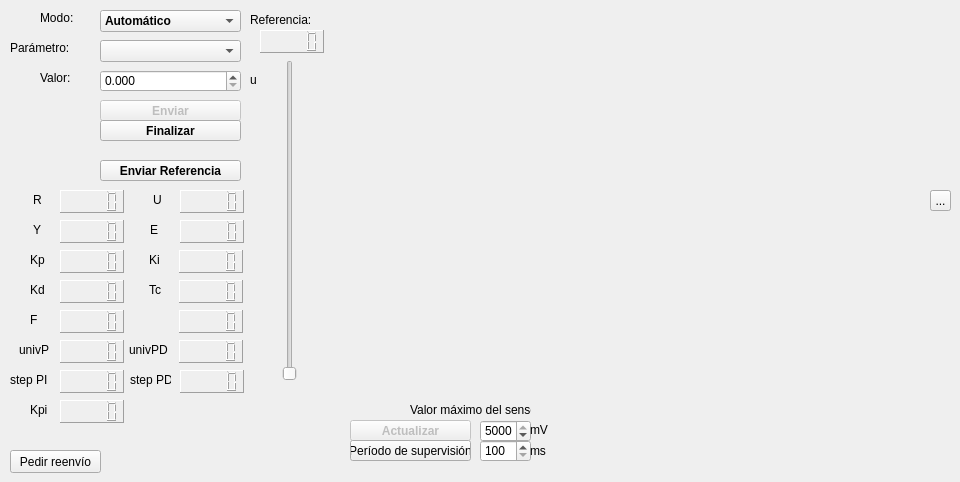
    <widget class="QWidget" name="page_2">
     <widget class="QToolButton" name="btnPlay">
      <property name="enabled">
       <bool>false</bool>
      </property>
      <property name="geometry">
       <rect>
        <x>930</x>
        <y>190</y>
        <width>21</width>
        <height>21</height>
       </rect>
      </property>
      <property name="toolTip">
       <string>Reanudar</string>
      </property>
      <property name="text">
       <string>...</string>
      </property>
      <property name="icon">
       <iconset resource="myResource.qrc">
        <normaloff>:/play.png</normaloff>:/play.png</iconset>
      </property>
     </widget>
     <widget class="QSlider" name="verticalSlider">
      <property name="geometry">
       <rect>
        <x>280</x>
        <y>60</y>
        <width>20</width>
        <height>321</height>
       </rect>
      </property>
      <property name="toolTip">
       <string>Cambiar Referencia</string>
      </property>
      <property name="maximum">
       <number>1023</number>
      </property>
      <property name="orientation">
       <enum>Qt::Vertical</enum>
      </property>
     </widget>
     <widget class="QLabel" name="label_4">
      <property name="geometry">
       <rect>
        <x>40</x>
        <y>10</y>
        <width>53</width>
        <height>16</height>
       </rect>
      </property>
      <property name="layoutDirection">
       <enum>Qt::RightToLeft</enum>
      </property>
      <property name="text">
       <string>Modo:</string>
      </property>
     </widget>
     <widget class="QComboBox" name="comboBox">
      <property name="geometry">
       <rect>
        <x>100</x>
        <y>10</y>
        <width>141</width>
        <height>22</height>
       </rect>
      </property>
      <property name="font">
       <font>
        <weight>75</weight>
        <bold>true</bold>
       </font>
      </property>
      <item>
       <property name="text">
        <string>Automático</string>
       </property>
      </item>
      <item>
       <property name="text">
        <string>Manual</string>
       </property>
      </item>
     </widget>
     <widget class="QLCDNumber" name="lcdNumber">
      <property name="geometry">
       <rect>
        <x>260</x>
        <y>30</y>
        <width>64</width>
        <height>23</height>
       </rect>
      </property>
      <property name="frameShape">
       <enum>QFrame::Panel</enum>
      </property>
      <property name="lineWidth">
       <number>1</number>
      </property>
      <property name="smallDecimalPoint">
       <bool>false</bool>
      </property>
      <property name="segmentStyle">
       <enum>QLCDNumber::Filled</enum>
      </property>
     </widget>
     <widget class="QLCDNumber" name="lcdP">
      <property name="geometry">
       <rect>
        <x>60</x>
        <y>250</y>
        <width>64</width>
        <height>23</height>
       </rect>
      </property>
      <property name="toolTip">
       <string>Ganancia proporcional</string>
      </property>
      <property name="frameShape">
       <enum>QFrame::Panel</enum>
      </property>
     </widget>
     <widget class="QLCDNumber" name="lcdD">
      <property name="geometry">
       <rect>
        <x>60</x>
        <y>280</y>
        <width>64</width>
        <height>23</height>
       </rect>
      </property>
      <property name="toolTip">
       <string>Ganancia derivativa</string>
      </property>
      <property name="frameShape">
       <enum>QFrame::Panel</enum>
      </property>
     </widget>
     <widget class="QComboBox" name="cbParametros">
      <property name="geometry">
       <rect>
        <x>100</x>
        <y>40</y>
        <width>141</width>
        <height>22</height>
       </rect>
      </property>
      <property name="font">
       <font>
        <weight>75</weight>
        <bold>true</bold>
       </font>
      </property>
     </widget>
     <widget class="QLabel" name="label_10">
      <property name="geometry">
       <rect>
        <x>30</x>
        <y>310</y>
        <width>20</width>
        <height>20</height>
       </rect>
      </property>
      <property name="layoutDirection">
       <enum>Qt::RightToLeft</enum>
      </property>
      <property name="text">
       <string>F</string>
      </property>
     </widget>
     <widget class="QLabel" name="label">
      <property name="geometry">
       <rect>
        <x>10</x>
        <y>40</y>
        <width>81</width>
        <height>16</height>
       </rect>
      </property>
      <property name="layoutDirection">
       <enum>Qt::RightToLeft</enum>
      </property>
      <property name="text">
       <string>Parámetro:</string>
      </property>
     </widget>
     <widget class="QPushButton" name="btnEnviar">
      <property name="enabled">
       <bool>false</bool>
      </property>
      <property name="geometry">
       <rect>
        <x>100</x>
        <y>100</y>
        <width>141</width>
        <height>21</height>
       </rect>
      </property>
      <property name="font">
       <font>
        <weight>75</weight>
        <bold>true</bold>
       </font>
      </property>
      <property name="autoFillBackground">
       <bool>false</bool>
      </property>
      <property name="text">
       <string>Enviar</string>
      </property>
      <property name="autoDefault">
       <bool>false</bool>
      </property>
      <property name="default">
       <bool>false</bool>
      </property>
      <property name="flat">
       <bool>false</bool>
      </property>
     </widget>
     <widget class="QLabel" name="label_2">
      <property name="geometry">
       <rect>
        <x>40</x>
        <y>70</y>
        <width>53</width>
        <height>16</height>
       </rect>
      </property>
      <property name="layoutDirection">
       <enum>Qt::RightToLeft</enum>
      </property>
      <property name="text">
       <string>Valor:</string>
      </property>
     </widget>
     <widget class="QLabel" name="lblunidad">
      <property name="geometry">
       <rect>
        <x>250</x>
        <y>70</y>
        <width>21</width>
        <height>20</height>
       </rect>
      </property>
      <property name="text">
       <string>u</string>
      </property>
     </widget>
     <widget class="QPushButton" name="btnFinalizar">
      <property name="geometry">
       <rect>
        <x>100</x>
        <y>120</y>
        <width>141</width>
        <height>21</height>
       </rect>
      </property>
      <property name="font">
       <font>
        <weight>75</weight>
        <bold>true</bold>
       </font>
      </property>
      <property name="text">
       <string>Finalizar</string>
      </property>
     </widget>
     <widget class="QLabel" name="label_11">
      <property name="geometry">
       <rect>
        <x>153</x>
        <y>190</y>
        <width>20</width>
        <height>20</height>
       </rect>
      </property>
      <property name="layoutDirection">
       <enum>Qt::RightToLeft</enum>
      </property>
      <property name="text">
       <string>U</string>
      </property>
     </widget>
     <widget class="QLCDNumber" name="lcdR">
      <property name="geometry">
       <rect>
        <x>60</x>
        <y>190</y>
        <width>64</width>
        <height>23</height>
       </rect>
      </property>
      <property name="font">
       <font>
        <weight>50</weight>
        <bold>false</bold>
        <stylestrategy>PreferDefault</stylestrategy>
        <kerning>false</kerning>
       </font>
      </property>
      <property name="toolTip">
       <string>Referencia</string>
      </property>
      <property name="autoFillBackground">
       <bool>false</bool>
      </property>
      <property name="frameShape">
       <enum>QFrame::Panel</enum>
      </property>
      <property name="smallDecimalPoint">
       <bool>false</bool>
      </property>
      <property name="segmentStyle">
       <enum>QLCDNumber::Filled</enum>
      </property>
     </widget>
     <widget class="QLCDNumber" name="lcdU">
      <property name="geometry">
       <rect>
        <x>180</x>
        <y>190</y>
        <width>64</width>
        <height>23</height>
       </rect>
      </property>
      <property name="toolTip">
       <string>Salida de control</string>
      </property>
      <property name="frameShape">
       <enum>QFrame::Panel</enum>
      </property>
     </widget>
     <widget class="QLCDNumber" name="lcdtime">
      <property name="geometry">
       <rect>
        <x>179</x>
        <y>310</y>
        <width>64</width>
        <height>23</height>
       </rect>
      </property>
      <property name="toolTip">
       <string>Cantidad de muestras</string>
      </property>
      <property name="frameShape">
       <enum>QFrame::Panel</enum>
      </property>
      <property name="lineWidth">
       <number>1</number>
      </property>
      <property name="smallDecimalPoint">
       <bool>false</bool>
      </property>
      <property name="segmentStyle">
       <enum>QLCDNumber::Filled</enum>
      </property>
     </widget>
     <widget class="QLabel" name="label_5">
      <property name="geometry">
       <rect>
        <x>33</x>
        <y>190</y>
        <width>20</width>
        <height>20</height>
       </rect>
      </property>
      <property name="layoutDirection">
       <enum>Qt::RightToLeft</enum>
      </property>
      <property name="text">
       <string>R</string>
      </property>
     </widget>
     <widget class="QLCDNumber" name="lcdE">
      <property name="geometry">
       <rect>
        <x>180</x>
        <y>220</y>
        <width>64</width>
        <height>23</height>
       </rect>
      </property>
      <property name="toolTip">
       <string>Error</string>
      </property>
      <property name="frameShape">
       <enum>QFrame::Panel</enum>
      </property>
     </widget>
     <widget class="QLabel" name="label_9">
      <property name="geometry">
       <rect>
        <x>149</x>
        <y>280</y>
        <width>20</width>
        <height>20</height>
       </rect>
      </property>
      <property name="layoutDirection">
       <enum>Qt::RightToLeft</enum>
      </property>
      <property name="text">
       <string>Tc</string>
      </property>
     </widget>
     <widget class="QLCDNumber" name="lcdY">
      <property name="geometry">
       <rect>
        <x>60</x>
        <y>220</y>
        <width>64</width>
        <height>23</height>
       </rect>
      </property>
      <property name="toolTip">
       <string>Salida</string>
      </property>
      <property name="frameShape">
       <enum>QFrame::Panel</enum>
      </property>
     </widget>
     <widget class="QLabel" name="label_12">
      <property name="geometry">
       <rect>
        <x>33</x>
        <y>220</y>
        <width>20</width>
        <height>20</height>
       </rect>
      </property>
      <property name="layoutDirection">
       <enum>Qt::RightToLeft</enum>
      </property>
      <property name="text">
       <string>Y</string>
      </property>
     </widget>
     <widget class="QLabel" name="label_8">
      <property name="geometry">
       <rect>
        <x>30</x>
        <y>280</y>
        <width>20</width>
        <height>20</height>
       </rect>
      </property>
      <property name="layoutDirection">
       <enum>Qt::RightToLeft</enum>
      </property>
      <property name="text">
       <string>Kd</string>
      </property>
     </widget>
     <widget class="QLabel" name="label_7">
      <property name="geometry">
       <rect>
        <x>149</x>
        <y>250</y>
        <width>20</width>
        <height>20</height>
       </rect>
      </property>
      <property name="layoutDirection">
       <enum>Qt::RightToLeft</enum>
      </property>
      <property name="text">
       <string>Ki</string>
      </property>
     </widget>
     <widget class="QLabel" name="label_6">
      <property name="geometry">
       <rect>
        <x>30</x>
        <y>250</y>
        <width>20</width>
        <height>20</height>
       </rect>
      </property>
      <property name="layoutDirection">
       <enum>Qt::RightToLeft</enum>
      </property>
      <property name="text">
       <string>Kp</string>
      </property>
     </widget>
     <widget class="QLCDNumber" name="lcdF">
      <property name="geometry">
       <rect>
        <x>60</x>
        <y>310</y>
        <width>64</width>
        <height>23</height>
       </rect>
      </property>
      <property name="toolTip">
       <string>Filtro promedio</string>
      </property>
      <property name="frameShape">
       <enum>QFrame::Panel</enum>
      </property>
     </widget>
     <widget class="QPushButton" name="btnSlider">
      <property name="geometry">
       <rect>
        <x>100</x>
        <y>160</y>
        <width>141</width>
        <height>21</height>
       </rect>
      </property>
      <property name="font">
       <font>
        <weight>75</weight>
        <bold>true</bold>
       </font>
      </property>
      <property name="text">
       <string>Enviar Referencia</string>
      </property>
     </widget>
     <widget class="QLCDNumber" name="lcdT">
      <property name="geometry">
       <rect>
        <x>179</x>
        <y>280</y>
        <width>64</width>
        <height>23</height>
       </rect>
      </property>
      <property name="toolTip">
       <string>Período de control</string>
      </property>
      <property name="frameShape">
       <enum>QFrame::Panel</enum>
      </property>
     </widget>
     <widget class="QLabel" name="label_13">
      <property name="geometry">
       <rect>
        <x>150</x>
        <y>220</y>
        <width>20</width>
        <height>20</height>
       </rect>
      </property>
      <property name="layoutDirection">
       <enum>Qt::RightToLeft</enum>
      </property>
      <property name="text">
       <string>E</string>
      </property>
     </widget>
     <widget class="QLCDNumber" name="lcdI">
      <property name="geometry">
       <rect>
        <x>179</x>
        <y>250</y>
        <width>64</width>
        <height>23</height>
       </rect>
      </property>
      <property name="toolTip">
       <string>Ganancia integral</string>
      </property>
      <property name="frameShape">
       <enum>QFrame::Panel</enum>
      </property>
     </widget>
     <widget class="QLabel" name="label_3">
      <property name="geometry">
       <rect>
        <x>250</x>
        <y>10</y>
        <width>71</width>
        <height>20</height>
       </rect>
      </property>
      <property name="layoutDirection">
       <enum>Qt::RightToLeft</enum>
      </property>
      <property name="text">
       <string>Referencia:</string>
      </property>
     </widget>
     <widget class="QToolButton" name="btnStop">
      <property name="geometry">
       <rect>
        <x>930</x>
        <y>190</y>
        <width>21</width>
        <height>21</height>
       </rect>
      </property>
      <property name="toolTip">
       <string>Detener</string>
      </property>
      <property name="text">
       <string>...</string>
      </property>
      <property name="icon">
       <iconset resource="myResource.qrc">
        <normaloff>:/stop.png</normaloff>:/stop.png</iconset>
      </property>
     </widget>
     <widget class="QLCDNumber" name="lcdPI">
      <property name="geometry">
       <rect>
        <x>60</x>
        <y>340</y>
        <width>64</width>
        <height>23</height>
       </rect>
      </property>
      <property name="toolTip">
       <string>universo PI</string>
      </property>
      <property name="frameShape">
       <enum>QFrame::Panel</enum>
      </property>
     </widget>
     <widget class="QLCDNumber" name="lcdPD">
      <property name="geometry">
       <rect>
        <x>179</x>
        <y>340</y>
        <width>64</width>
        <height>23</height>
       </rect>
      </property>
      <property name="toolTip">
       <string>universo PD</string>
      </property>
      <property name="frameShape">
       <enum>QFrame::Panel</enum>
      </property>
      <property name="lineWidth">
       <number>1</number>
      </property>
      <property name="smallDecimalPoint">
       <bool>false</bool>
      </property>
      <property name="segmentStyle">
       <enum>QLCDNumber::Filled</enum>
      </property>
     </widget>
     <widget class="QLabel" name="label_PI">
      <property name="geometry">
       <rect>
        <x>19</x>
        <y>340</y>
        <width>31</width>
        <height>20</height>
       </rect>
      </property>
      <property name="layoutDirection">
       <enum>Qt::RightToLeft</enum>
      </property>
      <property name="text">
       <string>univPI</string>
      </property>
     </widget>
     <widget class="QLabel" name="label_PD">
      <property name="geometry">
       <rect>
        <x>129</x>
        <y>340</y>
        <width>41</width>
        <height>20</height>
       </rect>
      </property>
      <property name="layoutDirection">
       <enum>Qt::RightToLeft</enum>
      </property>
      <property name="text">
       <string>univPD</string>
      </property>
     </widget>
     <widget class="QLabel" name="label_stepPD">
      <property name="geometry">
       <rect>
        <x>130</x>
        <y>370</y>
        <width>41</width>
        <height>20</height>
       </rect>
      </property>
      <property name="layoutDirection">
       <enum>Qt::RightToLeft</enum>
      </property>
      <property name="text">
       <string>step PD</string>
      </property>
     </widget>
     <widget class="QLCDNumber" name="lcdStepPD">
      <property name="geometry">
       <rect>
        <x>180</x>
        <y>370</y>
        <width>64</width>
        <height>23</height>
       </rect>
      </property>
      <property name="toolTip">
       <string>Step PD</string>
      </property>
      <property name="frameShape">
       <enum>QFrame::Panel</enum>
      </property>
      <property name="lineWidth">
       <number>1</number>
      </property>
      <property name="smallDecimalPoint">
       <bool>false</bool>
      </property>
      <property name="segmentStyle">
       <enum>QLCDNumber::Filled</enum>
      </property>
     </widget>
     <widget class="QLCDNumber" name="lcdStepPI">
      <property name="geometry">
       <rect>
        <x>60</x>
        <y>370</y>
        <width>64</width>
        <height>23</height>
       </rect>
      </property>
      <property name="toolTip">
       <string>Step PI</string>
      </property>
      <property name="frameShape">
       <enum>QFrame::Panel</enum>
      </property>
      <property name="lineWidth">
       <number>1</number>
      </property>
      <property name="smallDecimalPoint">
       <bool>false</bool>
      </property>
      <property name="segmentStyle">
       <enum>QLCDNumber::Filled</enum>
      </property>
     </widget>
     <widget class="QLabel" name="label_stepPI">
      <property name="geometry">
       <rect>
        <x>10</x>
        <y>370</y>
        <width>41</width>
        <height>20</height>
       </rect>
      </property>
      <property name="layoutDirection">
       <enum>Qt::RightToLeft</enum>
      </property>
      <property name="text">
       <string>step PI</string>
      </property>
     </widget>
     <widget class="QLabel" name="label_Kpi">
      <property name="geometry">
       <rect>
        <x>30</x>
        <y>400</y>
        <width>20</width>
        <height>20</height>
       </rect>
      </property>
      <property name="layoutDirection">
       <enum>Qt::RightToLeft</enum>
      </property>
      <property name="text">
       <string>Kpi</string>
      </property>
     </widget>
     <widget class="QLCDNumber" name="lcdPi">
      <property name="geometry">
       <rect>
        <x>60</x>
        <y>400</y>
        <width>64</width>
        <height>23</height>
       </rect>
      </property>
      <property name="toolTip">
       <string>Ganancia proporcional del PI</string>
      </property>
      <property name="frameShape">
       <enum>QFrame::Panel</enum>
      </property>
     </widget>
     <widget class="QSpinBox" name="spinSensor">
      <property name="geometry">
       <rect>
        <x>480</x>
        <y>420</y>
        <width>51</width>
        <height>22</height>
       </rect>
      </property>
      <property name="maximum">
       <number>5000</number>
      </property>
      <property name="singleStep">
       <number>100</number>
      </property>
      <property name="value">
       <number>5000</number>
      </property>
     </widget>
     <widget class="QLabel" name="label_mV">
      <property name="geometry">
       <rect>
        <x>530</x>
        <y>420</y>
        <width>20</width>
        <height>20</height>
       </rect>
      </property>
      <property name="layoutDirection">
       <enum>Qt::RightToLeft</enum>
      </property>
      <property name="text">
       <string>mV</string>
      </property>
     </widget>
     <widget class="QPushButton" name="btnActualizar">
      <property name="enabled">
       <bool>false</bool>
      </property>
      <property name="geometry">
       <rect>
        <x>350</x>
        <y>420</y>
        <width>121</width>
        <height>21</height>
       </rect>
      </property>
      <property name="font">
       <font>
        <weight>75</weight>
        <bold>true</bold>
       </font>
      </property>
      <property name="autoFillBackground">
       <bool>false</bool>
      </property>
      <property name="text">
       <string>Actualizar</string>
      </property>
      <property name="autoDefault">
       <bool>false</bool>
      </property>
      <property name="default">
       <bool>false</bool>
      </property>
      <property name="flat">
       <bool>false</bool>
      </property>
     </widget>
     <widget class="QLabel" name="label_sensor">
      <property name="geometry">
       <rect>
        <x>410</x>
        <y>400</y>
        <width>121</width>
        <height>20</height>
       </rect>
      </property>
      <property name="layoutDirection">
       <enum>Qt::RightToLeft</enum>
      </property>
      <property name="text">
       <string>Valor máximo del sensor:</string>
      </property>
     </widget>
     <widget class="QPushButton" name="btnReenvio">
      <property name="geometry">
       <rect>
        <x>10</x>
        <y>450</y>
        <width>91</width>
        <height>23</height>
       </rect>
      </property>
      <property name="toolTip">
       <string/>
      </property>
      <property name="text">
       <string>Pedir reenvío</string>
      </property>
      <property name="icon">
       <iconset resource="myResource.qrc">
        <normaloff>:/reenvio.png</normaloff>:/reenvio.png</iconset>
      </property>
     </widget>
     <widget class="QDoubleSpinBox" name="edtEnviar">
      <property name="geometry">
       <rect>
        <x>100</x>
        <y>70</y>
        <width>141</width>
        <height>22</height>
       </rect>
      </property>
      <property name="autoFillBackground">
       <bool>false</bool>
      </property>
      <property name="decimals">
       <number>3</number>
      </property>
      <property name="maximum">
       <double>100000.000000000000000</double>
      </property>
     </widget>
     <widget class="QPushButton" name="btnTsupervision">
      <property name="geometry">
       <rect>
        <x>350</x>
        <y>440</y>
        <width>121</width>
        <height>21</height>
       </rect>
      </property>
      <property name="text">
       <string>Período de supervisión</string>
      </property>
     </widget>
     <widget class="QSpinBox" name="spinTsupervision">
      <property name="geometry">
       <rect>
        <x>480</x>
        <y>440</y>
        <width>51</width>
        <height>22</height>
       </rect>
      </property>
      <property name="minimum">
       <number>100</number>
      </property>
      <property name="maximum">
       <number>1000</number>
      </property>
      <property name="singleStep">
       <number>10</number>
      </property>
     </widget>
     <widget class="QLabel" name="label_mV_2">
      <property name="geometry">
       <rect>
        <x>530</x>
        <y>440</y>
        <width>20</width>
        <height>21</height>
       </rect>
      </property>
      <property name="layoutDirection">
       <enum>Qt::RightToLeft</enum>
      </property>
      <property name="text">
       <string>ms</string>
      </property>
     </widget>
    </widget>
